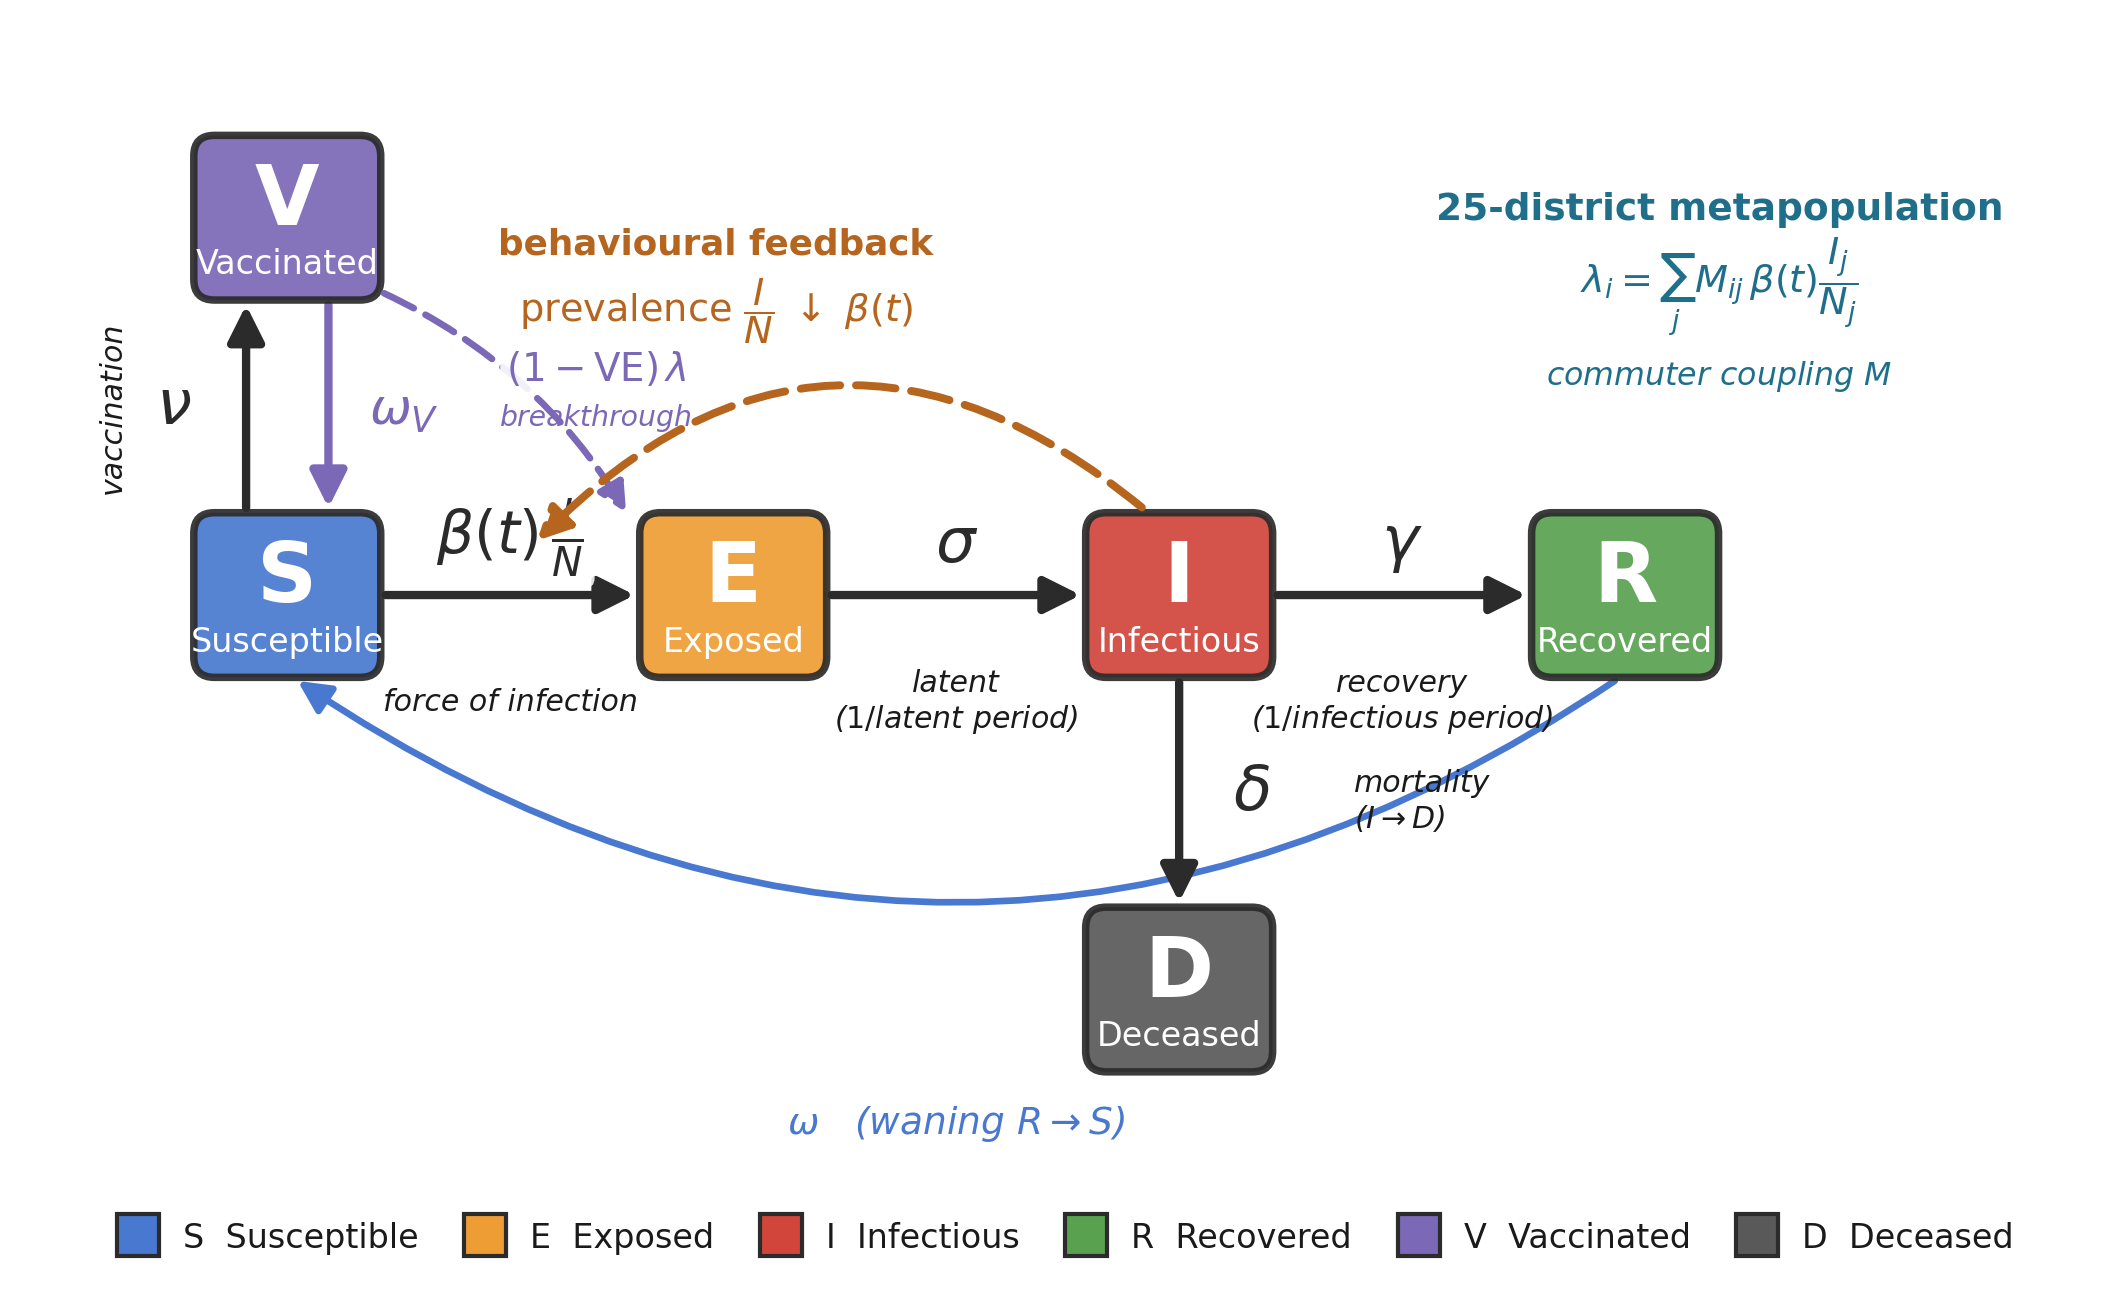

Recreate this plot in Python.
#!/usr/bin/env python3
"""SEIR-V-D compartmental schematic for the Methods chapter.

Renders the metapopulation SEIR-V-D model used by the agent kernel
(``simulation/abm/agent_kernel.py``) and behavioural layer
(``simulation/abm/behavioural.py``). Compartment and rate names are kept
identical to the SSOT code so the figure and the implementation agree:

    Compartments : S, E, I, R, V, D   (agent_kernel._COMPARTMENT_NAMES)
    beta(t)      : time-varying force of infection (seasonal + behavioural)
    sigma        : E -> I  (1 / latent_period)        disease_params.sigma
    gamma        : I -> R  (1 / infectious_period)     disease_params.gamma
    nu           : S -> V  (vaccination)               agent_kernel arg ``nu``
    delta        : I -> D  (mortality / I->D rate)     agent_kernel arg ``delta``
    (1-VE) lambda: V -> E  (leaky-vaccine breakthrough) disease_params VE
    omega        : R -> S  (waning immunity)            agent_kernel arg ``waning``
    omega_V      : V -> S  (waning vaccine protection)  vaccine-waning rate

The schematic also shows the two couplings that make the model a
*metapopulation behavioural* model rather than a single-patch SEIR:

    1. 25-gu metapopulation with commuter mixing  (M, 25x25 mixing matrix)
       => district force of infection lambda_i = sum_j M_ij * beta(t) * I_j / N_j
    2. Behavioural feedback (prevalence -> beta reduction):
       dR_i/dt = alpha (I_i/N_i) - lambda_R R_i ; compliant if R_i - kappa F_i > theta
       => beta_i(t) = beta_0 (c_i / c0)^2   (quadratic contact reduction)

Outputs (B5-width, print-ready):
    fig_seirvd.png   (300 dpi raster)
    fig_seirvd.pdf   (vector, optional)

Run:
    .venv/bin/python paper/methods_assets/fig_seirvd.py
"""
from __future__ import annotations

from pathlib import Path

import matplotlib

matplotlib.use("Agg")  # portability: headless render on macOS/Linux/Windows
import matplotlib.pyplot as plt
from matplotlib.patches import FancyArrowPatch, FancyBboxPatch
from matplotlib.lines import Line2D

# ── Palette (colour-blind-safe, muted; print-friendly) ─────────────────────
C_S = "#4878CF"   # Susceptible   (blue)
C_E = "#EE9D34"   # Exposed       (amber)
C_I = "#D1453B"   # Infectious    (red)
C_R = "#59A14F"   # Recovered     (green)
C_V = "#7B68B6"   # Vaccinated    (purple)
C_D = "#595959"   # Deceased      (grey)
EDGE = "#2B2B2B"
FLOW = "#2B2B2B"
FEEDBACK = "#B5651D"   # behavioural feedback arrow (warm brown)
COUPLE = "#1F6F8B"     # metapopulation coupling (teal)
TEXT = "#1A1A1A"

# B5 page is 176 mm wide; usable text width ~ 132 mm ~ 5.2 in.
FIG_W = 7.2   # render slightly wider, scaled into B5 column in docx
FIG_H = 4.35


def _box(ax, x, y, label, sub, color, w=1.05, h=0.92, fontsize=20):
    """Draw a rounded compartment box centred at (x, y)."""
    box = FancyBboxPatch(
        (x - w / 2, y - h / 2), w, h,
        boxstyle="round,pad=0.02,rounding_size=0.12",
        linewidth=1.8, edgecolor=EDGE, facecolor=color, alpha=0.92,
        zorder=3,
    )
    ax.add_patch(box)
    ax.text(x, y + 0.10, label, ha="center", va="center",
            fontsize=fontsize, fontweight="bold", color="white", zorder=4)
    ax.text(x, y - 0.27, sub, ha="center", va="center",
            fontsize=8.0, color="white", zorder=4)
    return (x, y, w, h)


def _flow(ax, p0, p1, label, *, color=FLOW, rad=0.0, lw=2.0,
          lab_dx=0.0, lab_dy=0.20, fontsize=12.5, ls="-", label_box=True):
    """Curved arrow from p0 to p1 with a rate label near its midpoint."""
    arr = FancyArrowPatch(
        p0, p1,
        connectionstyle=f"arc3,rad={rad}",
        arrowstyle="-|>", mutation_scale=18,
        linewidth=lw, color=color, linestyle=ls, zorder=2,
        shrinkA=2, shrinkB=2,
    )
    ax.add_patch(arr)
    mx = (p0[0] + p1[0]) / 2 + lab_dx
    my = (p0[1] + p1[1]) / 2 + lab_dy
    bbox = dict(boxstyle="round,pad=0.18", facecolor="white",
                edgecolor="none", alpha=0.85) if label_box else None
    ax.text(mx, my, label, ha="center", va="center",
            fontsize=fontsize, color=color, zorder=5, bbox=bbox)


def build(out_dir: Path) -> tuple[Path, Path]:
    plt.rcParams.update({
        "font.family": "DejaVu Sans",
        "mathtext.fontset": "dejavusans",
        "axes.linewidth": 0.0,
    })

    fig, ax = plt.subplots(figsize=(FIG_W, FIG_H), dpi=300)
    ax.set_xlim(0, 12)
    ax.set_ylim(0, 7)
    ax.set_aspect("equal")
    ax.axis("off")

    # ── Compartment positions ──────────────────────────────────────────────
    yC = 3.7   # main S->E->I->R row
    xS, xE, xI, xR = 1.5, 4.1, 6.7, 9.3
    yV = 5.9   # V above S
    yD = 1.4   # D below I

    bS = _box(ax, xS, yC, "S", "Susceptible", C_S)
    bE = _box(ax, xE, yC, "E", "Exposed", C_E)
    bI = _box(ax, xI, yC, "I", "Infectious", C_I)
    bR = _box(ax, xR, yC, "R", "Recovered", C_R)
    bV = _box(ax, xS, yV, "V", "Vaccinated", C_V)
    bD = _box(ax, xI, yD, "D", "Deceased", C_D)

    hw = bS[2] / 2  # half-width
    hh = bS[3] / 2  # half-height

    # ── Main horizontal flows S -> E -> I -> R ──────────────────────────────
    _flow(ax, (xS + hw, yC), (xE - hw, yC),
          r"$\beta(t)\,\frac{I}{N}$", lab_dy=0.34, fontsize=14)
    _flow(ax, (xE + hw, yC), (xI - hw, yC),
          r"$\sigma$", lab_dy=0.30, fontsize=15)
    _flow(ax, (xI + hw, yC), (xR - hw, yC),
          r"$\gamma$", lab_dy=0.30, fontsize=15)

    # ── Vaccination S -> V (up) and vaccine waning V -> S (down) ────────────
    _flow(ax, (xS - 0.24, yC + hh), (xS - 0.24, yV - hh),
          r"$\nu$", lab_dx=-0.42, lab_dy=0.0, fontsize=15)
    _flow(ax, (xS + 0.24, yV - hh), (xS + 0.24, yC + hh),
          r"$\omega_V$", lab_dx=0.44, lab_dy=-0.02, fontsize=12, color=C_V)

    # ── Mortality I -> D (vertical, down) ───────────────────────────────────
    _flow(ax, (xI, yC - hh), (xI, yD + hh),
          r"$\delta$", lab_dx=0.42, lab_dy=0.0, fontsize=15)

    # ── Annotate flow meanings under the row (small print) ──────────────────
    ax.text(xS + (xE - xS) / 2, yC - 0.62, "force of infection",
            ha="center", va="center", fontsize=7.2, color=TEXT, style="italic")
    ax.text(xE + (xI - xE) / 2, yC - 0.62, "latent\n($1/$latent period)",
            ha="center", va="center", fontsize=7.2, color=TEXT, style="italic")
    ax.text(xI + (xR - xI) / 2, yC - 0.62, "recovery\n($1/$infectious period)",
            ha="center", va="center", fontsize=7.2, color=TEXT, style="italic")
    ax.text(xS - 1.02, (yC + yV) / 2, "vaccination",
            ha="center", va="center", fontsize=7.2, color=TEXT,
            style="italic", rotation=90)
    ax.text(xI + 1.02, (yC + yD) / 2 - 0.05, "mortality\n($I\\to D$)",
            ha="left", va="center", fontsize=7.2, color=TEXT,
            style="italic", rotation=0)

    # ── Behavioural feedback: prevalence (I) -> reduce beta(t) ──────────────
    # Curved dashed arrow from I (high prevalence) back onto the S->E beta
    # flow, landing just above the beta(t) rate label (the damped transmission).
    beta_mid_x = xS + (xE - xS) / 2
    fb = FancyArrowPatch(
        (xI - 0.18, yC + hh + 0.02),          # start at TOP edge of I
        (beta_mid_x + 0.14, yC + 0.30),       # land just above the beta arrow
        connectionstyle="arc3,rad=0.46",      # arc UP and over E (not below)
        arrowstyle="-|>", mutation_scale=16,
        linewidth=1.9, color=FEEDBACK, linestyle=(0, (5, 2)), zorder=6,
        shrinkA=2, shrinkB=1,
    )
    ax.add_patch(fb)
    ax.text(xE - 0.10, yC + 2.05,
            "behavioural feedback",
            ha="center", va="center", fontsize=8.6, color=FEEDBACK,
            fontweight="bold")
    ax.text(xE - 0.10, yC + 1.66,
            r"prevalence $\dfrac{I}{N}\;\downarrow\;\beta(t)$",
            ha="center", va="center", fontsize=9.2, color=FEEDBACK)

    # ── Leaky-vaccine breakthrough  V -> E  at  (1-VE) * force of infection ──
    bt = FancyArrowPatch(
        (xS + 0.52, yV - hh + 0.04), (xE - 0.60, yC + hh - 0.02),
        connectionstyle="arc3,rad=-0.16",
        arrowstyle="-|>", mutation_scale=14,
        linewidth=1.6, color=C_V, linestyle=(0, (5, 2)), zorder=5,
        shrinkA=2, shrinkB=2,
    )
    ax.add_patch(bt)
    ax.text(3.30, 5.02, r"$(1-\mathrm{VE})\,\lambda$",
            ha="center", va="center", fontsize=9.3, color=C_V,
            bbox=dict(boxstyle="round,pad=0.14", fc="white", ec="none", alpha=0.9),
            zorder=7)
    ax.text(3.30, 4.74, "breakthrough", ha="center", va="center",
            fontsize=6.8, color=C_V, style="italic", zorder=7)

    # ── Waning immunity  R -> S  (rate omega): long arc below the main row ───
    wn = FancyArrowPatch(
        (xR, yC - hh), (xS, yC - hh),
        connectionstyle="arc3,rad=-0.34",
        arrowstyle="-|>", mutation_scale=16,
        linewidth=1.6, color=C_S, zorder=1,
        shrinkA=3, shrinkB=3,
    )
    ax.add_patch(wn)
    ax.text((xS + xR) / 2, 0.62, r"$\omega$   (waning $R\to S$)",
            ha="center", va="center", fontsize=9.0, color=C_S, style="italic",
            bbox=dict(boxstyle="round,pad=0.15", fc="white", ec="none", alpha=0.9),
            zorder=6)

    # ── Metapopulation coupling banner (25-gu commuter mixing) ──────────────
    ax.text(xR + 0.55, yV + 0.05,
            "25-district metapopulation",
            ha="center", va="center", fontsize=9.0, color=COUPLE,
            fontweight="bold")
    ax.text(xR + 0.55, yV - 0.40,
            r"$\lambda_i = \sum_j M_{ij}\,\beta(t)\dfrac{I_j}{N_j}$",
            ha="center", va="center", fontsize=9.2, color=COUPLE)
    ax.text(xR + 0.55, yV - 0.92,
            "commuter coupling $M$",
            ha="center", va="center", fontsize=7.6, color=COUPLE,
            style="italic")

    # Small inter-district coupling glyph on the I box (between-gu arrows)
    cg_x, cg_y = xI, yC + hh + 0.06
    for dx in (-0.30, 0.30):
        ax.add_patch(FancyArrowPatch(
            (cg_x, cg_y), (cg_x + dx, cg_y + 0.42),
            connectionstyle=f"arc3,rad={0.3 if dx > 0 else -0.3}",
            arrowstyle="<|-|>", mutation_scale=8,
            linewidth=1.2, color=COUPLE, zorder=1, shrinkA=1, shrinkB=1,
            alpha=0.0,  # kept invisible; coupling already labelled above
        ))

    # ── Legend (compartment colours) ────────────────────────────────────────
    legend_items = [
        ("S  Susceptible", C_S), ("E  Exposed", C_E),
        ("I  Infectious", C_I), ("R  Recovered", C_R),
        ("V  Vaccinated", C_V), ("D  Deceased", C_D),
    ]
    handles = [Line2D([0], [0], marker="s", color="none",
                      markerfacecolor=c, markeredgecolor=EDGE,
                      markersize=10, label=t) for t, c in legend_items]
    leg = ax.legend(handles=handles, loc="lower center",
                    bbox_to_anchor=(0.5, -0.045), ncol=6,
                    frameon=False, fontsize=8.0, handletextpad=0.35,
                    columnspacing=1.0)
    for txt in leg.get_texts():
        txt.set_color(TEXT)

    fig.subplots_adjust(left=0.01, right=0.99, top=0.99, bottom=0.07)

    png = out_dir / "fig_seirvd.png"
    pdf = out_dir / "fig_seirvd.pdf"
    fig.savefig(png, dpi=300, bbox_inches="tight", facecolor="white")
    fig.savefig(pdf, bbox_inches="tight", facecolor="white")
    plt.close(fig)
    return png, pdf


if __name__ == "__main__":
    out = Path(__file__).resolve().parent
    png, pdf = build(out)
    print(f"wrote {png}")
    print(f"wrote {pdf}")
